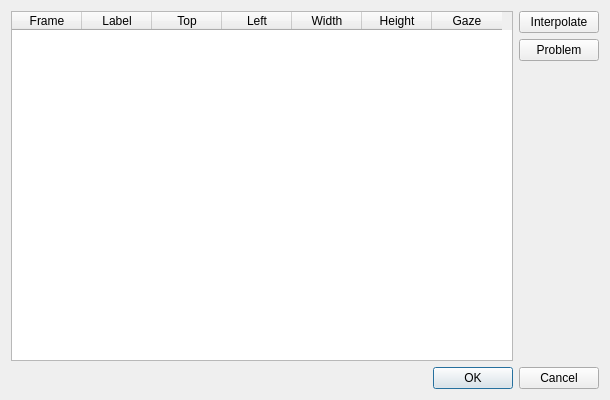
<?xml version="1.0" encoding="UTF-8"?>
<ui version="4.0">
 <class>ActionEventDialog</class>
 <widget class="QDialog" name="ActionEventDialog">
  <property name="geometry">
   <rect>
    <x>0</x>
    <y>0</y>
    <width>610</width>
    <height>400</height>
   </rect>
  </property>
  <property name="windowTitle">
   <string>Dialog</string>
  </property>
  <layout class="QVBoxLayout" name="verticalLayout_2">
   <item>
    <layout class="QHBoxLayout" name="horizontalLayout">
     <item>
      <widget class="QTableWidget" name="tableWidget">
       <attribute name="horizontalHeaderCascadingSectionResizes">
        <bool>false</bool>
       </attribute>
       <attribute name="horizontalHeaderDefaultSectionSize">
        <number>70</number>
       </attribute>
       <attribute name="horizontalHeaderHighlightSections">
        <bool>true</bool>
       </attribute>
       <attribute name="horizontalHeaderMinimumSectionSize">
        <number>57</number>
       </attribute>
       <attribute name="verticalHeaderVisible">
        <bool>false</bool>
       </attribute>
       <column>
        <property name="text">
         <string>Frame</string>
        </property>
       </column>
       <column>
        <property name="text">
         <string>Label</string>
        </property>
       </column>
       <column>
        <property name="text">
         <string>Top</string>
        </property>
       </column>
       <column>
        <property name="text">
         <string>Left</string>
        </property>
       </column>
       <column>
        <property name="text">
         <string>Width</string>
        </property>
       </column>
       <column>
        <property name="text">
         <string>Height</string>
        </property>
       </column>
       <column>
        <property name="text">
         <string>Gaze</string>
        </property>
       </column>
      </widget>
     </item>
     <item>
      <layout class="QVBoxLayout" name="verticalLayout">
       <item>
        <widget class="QPushButton" name="pushButton_Interpolate">
         <property name="text">
          <string>Interpolate</string>
         </property>
        </widget>
       </item>
       <item>
        <widget class="QPushButton" name="pushButton_Probl">
         <property name="text">
          <string>Problem</string>
         </property>
        </widget>
       </item>
       <item>
        <spacer name="verticalSpacer">
         <property name="orientation">
          <enum>Qt::Vertical</enum>
         </property>
         <property name="sizeHint" stdset="0">
          <size>
           <width>20</width>
           <height>40</height>
          </size>
         </property>
        </spacer>
       </item>
      </layout>
     </item>
    </layout>
   </item>
   <item>
    <widget class="QDialogButtonBox" name="buttonBox">
     <property name="orientation">
      <enum>Qt::Horizontal</enum>
     </property>
     <property name="standardButtons">
      <set>QDialogButtonBox::Cancel|QDialogButtonBox::Ok</set>
     </property>
    </widget>
   </item>
  </layout>
 </widget>
 <resources/>
 <connections>
  <connection>
   <sender>buttonBox</sender>
   <signal>accepted()</signal>
   <receiver>ActionEventDialog</receiver>
   <slot>accept()</slot>
   <hints>
    <hint type="sourcelabel">
     <x>248</x>
     <y>254</y>
    </hint>
    <hint type="destinationlabel">
     <x>157</x>
     <y>274</y>
    </hint>
   </hints>
  </connection>
  <connection>
   <sender>buttonBox</sender>
   <signal>rejected()</signal>
   <receiver>ActionEventDialog</receiver>
   <slot>reject()</slot>
   <hints>
    <hint type="sourcelabel">
     <x>316</x>
     <y>260</y>
    </hint>
    <hint type="destinationlabel">
     <x>286</x>
     <y>274</y>
    </hint>
   </hints>
  </connection>
 </connections>
</ui>
